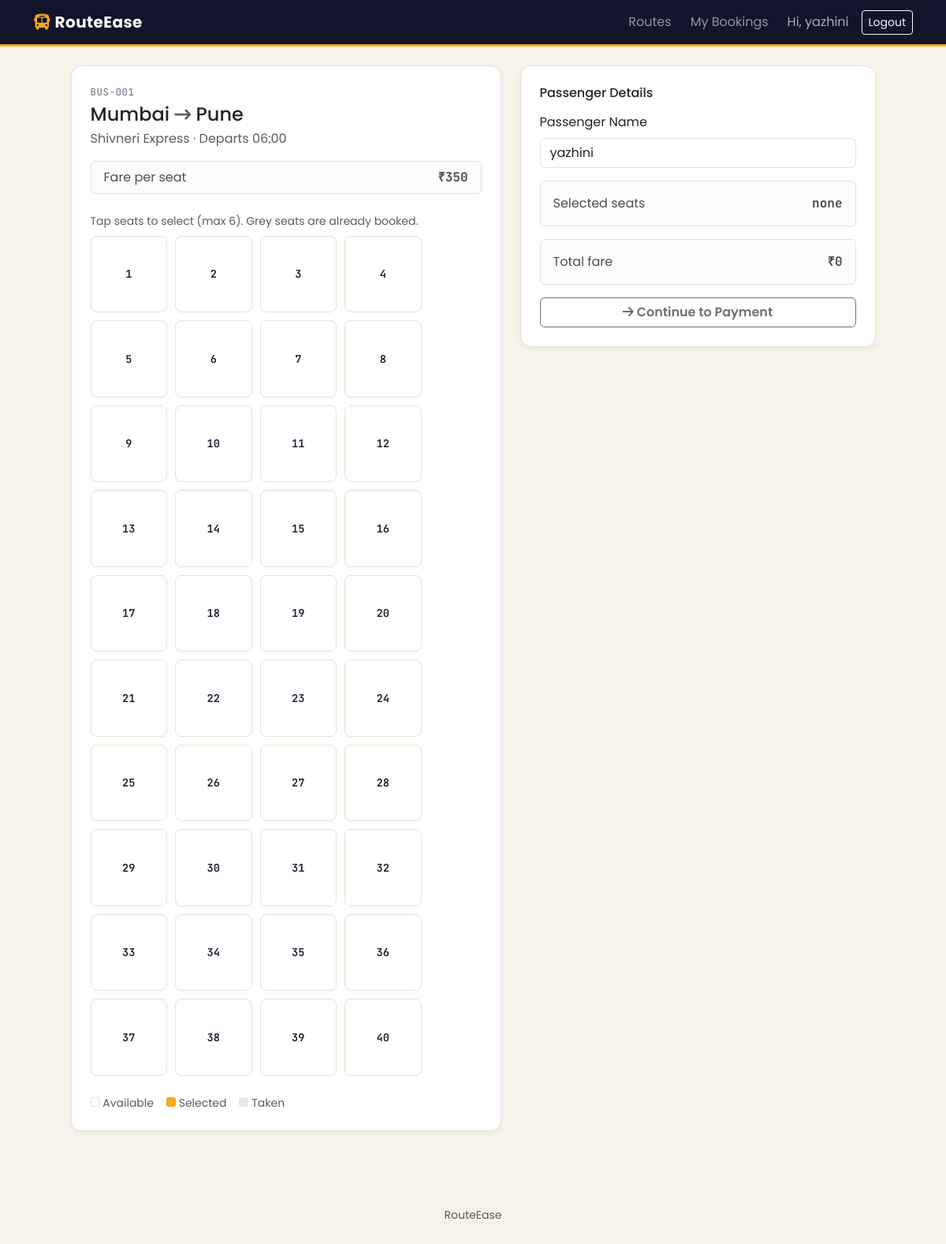
The app's page /book/1 (signed in) with its own data.
### tables this page shows
CREATE TABLE routes (
            id INTEGER PRIMARY KEY AUTOINCREMENT,
            source TEXT NOT NULL,
            destination TEXT NOT NULL,
            bus_name TEXT NOT NULL,
            departure_time TEXT NOT NULL,
            total_seats INTEGER NOT NULL,
            fare REAL NOT NULL
        );

### app.py (the view, shortened to what this page needs)
@app.route("/book/<int:route_id>", methods=["GET", "POST"])
@login_required
def book(route_id):
    conn = get_db()
    route = conn.execute("SELECT * FROM routes WHERE id = ?", (route_id,)).fetchone()
    if not route:
        conn.close()
        flash("Route not found.", "danger")
        return redirect(url_for("home"))
    taken_seats = get_taken_seats(conn, route_id)
    all_seats = [str(n) for n in range(1, route["total_seats"] + 1)]
    conn.close()
    return render_template(
        "book.html", route=route, all_seats=all_seats, taken_seats=taken_seats,
    )

### app.py (called while the page is built)
def get_db():
    conn = sqlite3.connect(DB_PATH)
    conn.row_factory = sqlite3.Row
    conn.execute("PRAGMA foreign_keys = ON")
    return conn

def login_required(view):
    @wraps(view)
    def wrapped(*args, **kwargs):
        if "user_id" not in session:
            flash("Please log in to continue.", "warning")
            return redirect(url_for("login"))
        return view(*args, **kwargs)
    return wrapped

def get_taken_seats(conn, route_id):
    rows = conn.execute(
        "SELECT seat_numbers FROM bookings WHERE route_id = ? AND status != 'CANCELLED'",
        (route_id,),
    ).fetchall()
    taken = set()
    for r in rows:
        if r["seat_numbers"]:
            taken.update(r["seat_numbers"].split(","))
    return taken

### templates/book.html (shortened to what this page needs)
{% extends "base.html" %}
{% block content %}
<div class="row justify-content-center g-4">
    <div class="col-lg-6">
        <div class="card route-card p-4">
            <div class="route-code mb-1">BUS-{{ "%03d"|format(route.id) }}</div>
            <h4 class="mb-1">{{ route.source }} <i class="fa-solid fa-arrow-right-long text-muted small"></i> {{ route.destination }}</h4>
            <p class="text-muted mb-3">{{ route.bus_name }} &middot; Departs {{ route.departure_time }}</p>
            <div class="alert alert-light border d-flex justify-content-between py-2 mb-4">
                <span>Fare per seat</span>
                <strong class="mono">₹{{ "%.0f"|format(route.fare) }}</strong>
            </div>
            <p class="small text-muted mb-2">Tap seats to select (max 6). Grey seats are already booked.</p>
            <div class="seat-map mb-2" id="seatMap">
                {% for seat in all_seats %}
                    <div class="seat {% if seat in taken_seats %}seat-taken{% endif %}"
                         data-seat="{{ seat }}">{{ seat }}</div>
                {% endfor %}
            </div>
            <div class="d-flex gap-3 small text-muted mt-3">
                <span><span class="d-inline-block" style="width:12px;height:12px;background:#fff;border:1.5px solid #e7e2d4;border-radius:3px;"></span> Available</span>
                <span><span class="d-inline-block" style="width:12px;height:12px;background:#f5a623;border-radius:3px;"></span> Selected</span>
                <span><span class="d-inline-block" style="width:12px;height:12px;background:#ece9e0;border-radius:3px;"></span> Taken</span>
            </div>
        </div>
    </div>
    <div class="col-lg-5">
        <div class="card route-card p-4">
            <h6 class="mb-3">Passenger Details</h6>
            <form method="POST" id="bookForm">
                <div class="mb-3">
                    <label class="form-label">Passenger Name</label>
                    <input type="text" name="passenger_name" class="form-control" required value="{{ session.user_name }}">
                </div>
                <div class="alert alert-light border d-flex justify-content-between">
                    <span>Selected seats</span>
                    <strong class="mono" id="selectedSeatsLabel">none</strong>
                </div>
                <div class="alert alert-light border d-flex justify-content-between">
                    <span>Total fare</span>
                    <strong class="mono" id="totalFareLabel">₹0</strong>
                </div>
                <button type="submit" class="btn btn-amber w-100" id="continueBtn" disabled>
                    <i class="fa-solid fa-arrow-right"></i> Continue to Payment
                </button>
            </form>
        </div>
    </div>
</div>
{% endblock %}

### static/css/style.css (style rules this page uses)
:root { --ink: #161a2e; --indigo: #1f2547; --indigo-deep: #11142b; --amber: #f5a623; --amber-deep: #d6860a; --paper: #f7f3ea; --paper-card: #ffffff; --muted: #6b7184; --line: #e7e2d4; --success: #1f9254; --danger: #c0392b; }
* { box-sizing: border-box; }
body { background-color: var(--paper); font-family: 'Poppins', system-ui, sans-serif; color: var(--ink); }
.mono { font-family: 'JetBrains Mono', monospace; }
.route-card { border: 1px solid var(--line); border-radius: 14px; background: var(--paper-card); box-shadow: 0 3px 10px rgba(22,26,46,0.05); transition: transform 0.18s ease, box-shadow 0.18s ease; }
.route-code { font-family: 'JetBrains Mono', monospace; font-size: 0.78rem; color: var(--muted); letter-spacing: 0.04em; }
.seat-map { display: grid; grid-template-columns: repeat(4, 1fr); gap: 10px; max-width: 420px; }
.seat { aspect-ratio: 1; border: 1.5px solid var(--line); border-radius: 8px; display: flex; align-items: center; justify-content: center; font-family: 'JetBrains Mono', monospace; font-size: 0.85rem; font-weight: 600; cursor: pointer; background: var(--paper-card); color: var(--ink); user-select: none; transition: all 0.12s ease; }
.btn-amber { background: var(--amber); border-color: var(--amber-deep); color: var(--indigo-deep); font-weight: 600; }

### records on screen
routes: id "001", source "Mumbai", destination "Pune", bus_name "Shivneri Express", departure_time "06:00", fare "350"

### other values on screen
{{ session.user_name }} "yazhini"
{{ seat }} "1" "2" "3" "4" "5" "6" "7" "8" "9" "10" "11" "12" "13" "14" "15" "16" "17" "18" "19" "20" "21" "22" "23" "24" "25" "26" "27" "28" "29" "30" "31" "32" "33" "34" "35" "36" "37" "38" "39" "40"
